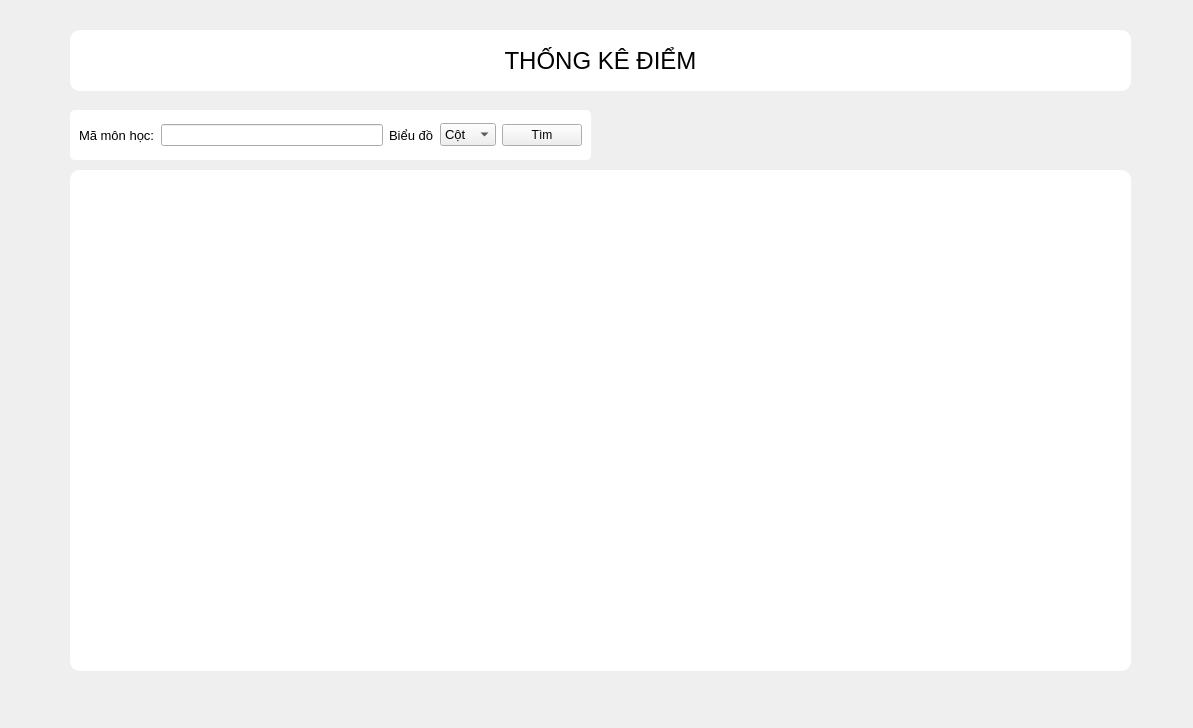
<?xml version="1.0" encoding="UTF-8"?>
<ui version="4.0">
 <class>Form</class>
 <widget class="QWidget" name="Form">
  <property name="geometry">
   <rect>
    <x>0</x>
    <y>0</y>
    <width>1193</width>
    <height>728</height>
   </rect>
  </property>
  <property name="windowTitle">
   <string>Form</string>
  </property>
  <property name="styleSheet">
   <string notr="true">#Thongke_frame{
	border-radius: 10px;
	border:none;
	background-color:#fff;
}

#chon_nam_frame{
	background-color: #fff;
	border: none;
	border-radius: 5px;
}

#Bieudo_frame{
	background-color: #fff;
	border:none;
	border-radius: 10px;
}

#diemtop_bot_frame{
	background-color: #fff;
	border: none;
	border-radius: 5px;
}</string>
  </property>
  <widget class="QFrame" name="Thongke_frame">
   <property name="geometry">
    <rect>
     <x>70</x>
     <y>30</y>
     <width>1061</width>
     <height>61</height>
    </rect>
   </property>
   <property name="frameShape">
    <enum>QFrame::StyledPanel</enum>
   </property>
   <property name="frameShadow">
    <enum>QFrame::Raised</enum>
   </property>
   <widget class="QLabel" name="title_lbl">
    <property name="geometry">
     <rect>
      <x>30</x>
      <y>10</y>
      <width>1001</width>
      <height>41</height>
     </rect>
    </property>
    <property name="font">
     <font>
      <pointsize>18</pointsize>
     </font>
    </property>
    <property name="text">
     <string>THỐNG KÊ ĐIỂM</string>
    </property>
    <property name="alignment">
     <set>Qt::AlignCenter</set>
    </property>
   </widget>
  </widget>
  <widget class="QFrame" name="chon_nam_frame">
   <property name="geometry">
    <rect>
     <x>70</x>
     <y>110</y>
     <width>521</width>
     <height>50</height>
    </rect>
   </property>
   <property name="styleSheet">
    <string notr="true">#chon_name_frame{
	background-color: #fff;
	border: none;
	border-radius: 5px;
}</string>
   </property>
   <property name="frameShape">
    <enum>QFrame::StyledPanel</enum>
   </property>
   <property name="frameShadow">
    <enum>QFrame::Raised</enum>
   </property>
   <layout class="QHBoxLayout" name="horizontalLayout">
    <item>
     <widget class="QLabel" name="MH_lbl">
      <property name="font">
       <font>
        <pointsize>10</pointsize>
       </font>
      </property>
      <property name="text">
       <string>Mã môn học:</string>
      </property>
     </widget>
    </item>
    <item>
     <widget class="QLineEdit" name="MaMH_line"/>
    </item>
    <item>
     <widget class="QLabel" name="label">
      <property name="font">
       <font>
        <pointsize>10</pointsize>
       </font>
      </property>
      <property name="text">
       <string>Biểu đồ</string>
      </property>
     </widget>
    </item>
    <item>
     <widget class="QComboBox" name="loaiBieuDo_comboBox">
      <property name="font">
       <font>
        <pointsize>10</pointsize>
       </font>
      </property>
      <item>
       <property name="text">
        <string>Cột</string>
       </property>
      </item>
      <item>
       <property name="text">
        <string>Tròn</string>
       </property>
      </item>
     </widget>
    </item>
    <item>
     <widget class="QPushButton" name="pushButton">
      <property name="text">
       <string>Tìm</string>
      </property>
     </widget>
    </item>
   </layout>
  </widget>
  <widget class="QFrame" name="Bieudo_frame">
   <property name="geometry">
    <rect>
     <x>70</x>
     <y>170</y>
     <width>1061</width>
     <height>501</height>
    </rect>
   </property>
   <property name="frameShape">
    <enum>QFrame::StyledPanel</enum>
   </property>
   <property name="frameShadow">
    <enum>QFrame::Raised</enum>
   </property>
  </widget>
 </widget>
 <resources/>
 <connections/>
</ui>
